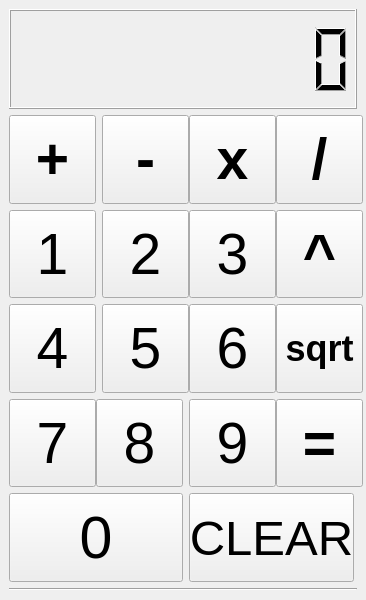
<?xml version="1.0" encoding="UTF-8"?>
<ui version="4.0">
 <class>Calculator</class>
 <widget class="QMainWindow" name="Calculator">
  <property name="geometry">
   <rect>
    <x>0</x>
    <y>0</y>
    <width>366</width>
    <height>600</height>
   </rect>
  </property>
  <property name="windowTitle">
   <string>Calculator</string>
  </property>
  <widget class="QWidget" name="centralwidget">
   <property name="sizePolicy">
    <sizepolicy hsizetype="Expanding" vsizetype="Expanding">
     <horstretch>0</horstretch>
     <verstretch>0</verstretch>
    </sizepolicy>
   </property>
   <property name="minimumSize">
    <size>
     <width>366</width>
     <height>600</height>
    </size>
   </property>
   <property name="maximumSize">
    <size>
     <width>366</width>
     <height>600</height>
    </size>
   </property>
   <layout class="QGridLayout" name="gridLayout_2">
    <item row="0" column="0">
     <layout class="QVBoxLayout" name="verticalLayout">
      <item>
       <widget class="QLCDNumber" name="lcdNumber">
        <property name="minimumSize">
         <size>
          <width>0</width>
          <height>100</height>
         </size>
        </property>
        <property name="maximumSize">
         <size>
          <width>366</width>
          <height>16777215</height>
         </size>
        </property>
        <property name="digitCount">
         <number>9</number>
        </property>
        <property name="intValue" stdset="0">
         <number>0</number>
        </property>
       </widget>
      </item>
      <item>
       <layout class="QGridLayout" name="gridLayout">
        <item row="7" column="3">
         <widget class="QPushButton" name="btn9">
          <property name="sizePolicy">
           <sizepolicy hsizetype="Minimum" vsizetype="MinimumExpanding">
            <horstretch>0</horstretch>
            <verstretch>0</verstretch>
           </sizepolicy>
          </property>
          <property name="minimumSize">
           <size>
            <width>87</width>
            <height>0</height>
           </size>
          </property>
          <property name="font">
           <font>
            <pointsize>43</pointsize>
           </font>
          </property>
          <property name="text">
           <string>9</string>
          </property>
         </widget>
        </item>
        <item row="7" column="0">
         <widget class="QPushButton" name="btn7">
          <property name="sizePolicy">
           <sizepolicy hsizetype="Minimum" vsizetype="MinimumExpanding">
            <horstretch>0</horstretch>
            <verstretch>0</verstretch>
           </sizepolicy>
          </property>
          <property name="minimumSize">
           <size>
            <width>87</width>
            <height>0</height>
           </size>
          </property>
          <property name="font">
           <font>
            <pointsize>43</pointsize>
           </font>
          </property>
          <property name="text">
           <string>7</string>
          </property>
         </widget>
        </item>
        <item row="6" column="3">
         <widget class="QPushButton" name="btn6">
          <property name="sizePolicy">
           <sizepolicy hsizetype="Minimum" vsizetype="MinimumExpanding">
            <horstretch>0</horstretch>
            <verstretch>0</verstretch>
           </sizepolicy>
          </property>
          <property name="minimumSize">
           <size>
            <width>87</width>
            <height>0</height>
           </size>
          </property>
          <property name="font">
           <font>
            <pointsize>43</pointsize>
           </font>
          </property>
          <property name="text">
           <string>6</string>
          </property>
         </widget>
        </item>
        <item row="5" column="3">
         <widget class="QPushButton" name="btn3">
          <property name="sizePolicy">
           <sizepolicy hsizetype="Minimum" vsizetype="MinimumExpanding">
            <horstretch>0</horstretch>
            <verstretch>0</verstretch>
           </sizepolicy>
          </property>
          <property name="minimumSize">
           <size>
            <width>87</width>
            <height>0</height>
           </size>
          </property>
          <property name="font">
           <font>
            <pointsize>43</pointsize>
           </font>
          </property>
          <property name="text">
           <string>3</string>
          </property>
         </widget>
        </item>
        <item row="6" column="2">
         <widget class="QPushButton" name="btn5">
          <property name="sizePolicy">
           <sizepolicy hsizetype="Minimum" vsizetype="MinimumExpanding">
            <horstretch>0</horstretch>
            <verstretch>0</verstretch>
           </sizepolicy>
          </property>
          <property name="minimumSize">
           <size>
            <width>87</width>
            <height>0</height>
           </size>
          </property>
          <property name="font">
           <font>
            <pointsize>43</pointsize>
           </font>
          </property>
          <property name="text">
           <string>5</string>
          </property>
         </widget>
        </item>
        <item row="7" column="4">
         <widget class="QPushButton" name="btnEqual">
          <property name="sizePolicy">
           <sizepolicy hsizetype="Minimum" vsizetype="MinimumExpanding">
            <horstretch>0</horstretch>
            <verstretch>0</verstretch>
           </sizepolicy>
          </property>
          <property name="minimumSize">
           <size>
            <width>87</width>
            <height>0</height>
           </size>
          </property>
          <property name="font">
           <font>
            <pointsize>43</pointsize>
            <bold>true</bold>
           </font>
          </property>
          <property name="text">
           <string>=</string>
          </property>
         </widget>
        </item>
        <item row="6" column="0" colspan="2">
         <widget class="QPushButton" name="btn4">
          <property name="sizePolicy">
           <sizepolicy hsizetype="Minimum" vsizetype="MinimumExpanding">
            <horstretch>0</horstretch>
            <verstretch>0</verstretch>
           </sizepolicy>
          </property>
          <property name="minimumSize">
           <size>
            <width>87</width>
            <height>0</height>
           </size>
          </property>
          <property name="font">
           <font>
            <pointsize>43</pointsize>
           </font>
          </property>
          <property name="text">
           <string>4</string>
          </property>
         </widget>
        </item>
        <item row="3" column="3">
         <widget class="QPushButton" name="btnMulti">
          <property name="sizePolicy">
           <sizepolicy hsizetype="Minimum" vsizetype="MinimumExpanding">
            <horstretch>0</horstretch>
            <verstretch>0</verstretch>
           </sizepolicy>
          </property>
          <property name="minimumSize">
           <size>
            <width>87</width>
            <height>0</height>
           </size>
          </property>
          <property name="font">
           <font>
            <pointsize>43</pointsize>
            <bold>true</bold>
           </font>
          </property>
          <property name="text">
           <string>x</string>
          </property>
         </widget>
        </item>
        <item row="5" column="4">
         <widget class="QPushButton" name="btnPow">
          <property name="sizePolicy">
           <sizepolicy hsizetype="Minimum" vsizetype="MinimumExpanding">
            <horstretch>0</horstretch>
            <verstretch>0</verstretch>
           </sizepolicy>
          </property>
          <property name="minimumSize">
           <size>
            <width>87</width>
            <height>0</height>
           </size>
          </property>
          <property name="font">
           <font>
            <pointsize>43</pointsize>
            <bold>true</bold>
           </font>
          </property>
          <property name="text">
           <string>^</string>
          </property>
         </widget>
        </item>
        <item row="3" column="0" colspan="2">
         <widget class="QPushButton" name="btnPlus">
          <property name="sizePolicy">
           <sizepolicy hsizetype="Minimum" vsizetype="MinimumExpanding">
            <horstretch>0</horstretch>
            <verstretch>0</verstretch>
           </sizepolicy>
          </property>
          <property name="minimumSize">
           <size>
            <width>87</width>
            <height>0</height>
           </size>
          </property>
          <property name="font">
           <font>
            <pointsize>43</pointsize>
            <bold>true</bold>
           </font>
          </property>
          <property name="text">
           <string>+</string>
          </property>
         </widget>
        </item>
        <item row="5" column="2">
         <widget class="QPushButton" name="btn2">
          <property name="sizePolicy">
           <sizepolicy hsizetype="Minimum" vsizetype="MinimumExpanding">
            <horstretch>0</horstretch>
            <verstretch>0</verstretch>
           </sizepolicy>
          </property>
          <property name="minimumSize">
           <size>
            <width>87</width>
            <height>0</height>
           </size>
          </property>
          <property name="font">
           <font>
            <pointsize>43</pointsize>
           </font>
          </property>
          <property name="text">
           <string>2</string>
          </property>
         </widget>
        </item>
        <item row="7" column="1" colspan="2">
         <widget class="QPushButton" name="btn8">
          <property name="sizePolicy">
           <sizepolicy hsizetype="Minimum" vsizetype="MinimumExpanding">
            <horstretch>0</horstretch>
            <verstretch>0</verstretch>
           </sizepolicy>
          </property>
          <property name="minimumSize">
           <size>
            <width>87</width>
            <height>0</height>
           </size>
          </property>
          <property name="font">
           <font>
            <pointsize>43</pointsize>
           </font>
          </property>
          <property name="text">
           <string>8</string>
          </property>
         </widget>
        </item>
        <item row="5" column="0" colspan="2">
         <widget class="QPushButton" name="btn1">
          <property name="sizePolicy">
           <sizepolicy hsizetype="Minimum" vsizetype="MinimumExpanding">
            <horstretch>0</horstretch>
            <verstretch>0</verstretch>
           </sizepolicy>
          </property>
          <property name="minimumSize">
           <size>
            <width>87</width>
            <height>0</height>
           </size>
          </property>
          <property name="font">
           <font>
            <pointsize>43</pointsize>
            <bold>false</bold>
           </font>
          </property>
          <property name="text">
           <string>1</string>
          </property>
         </widget>
        </item>
        <item row="3" column="2">
         <widget class="QPushButton" name="btnSubtract">
          <property name="sizePolicy">
           <sizepolicy hsizetype="Minimum" vsizetype="MinimumExpanding">
            <horstretch>0</horstretch>
            <verstretch>0</verstretch>
           </sizepolicy>
          </property>
          <property name="minimumSize">
           <size>
            <width>87</width>
            <height>0</height>
           </size>
          </property>
          <property name="font">
           <font>
            <pointsize>43</pointsize>
            <bold>true</bold>
           </font>
          </property>
          <property name="text">
           <string>-</string>
          </property>
         </widget>
        </item>
        <item row="3" column="4">
         <widget class="QPushButton" name="btnDivide">
          <property name="sizePolicy">
           <sizepolicy hsizetype="Minimum" vsizetype="MinimumExpanding">
            <horstretch>0</horstretch>
            <verstretch>0</verstretch>
           </sizepolicy>
          </property>
          <property name="minimumSize">
           <size>
            <width>87</width>
            <height>0</height>
           </size>
          </property>
          <property name="font">
           <font>
            <pointsize>43</pointsize>
            <bold>true</bold>
           </font>
          </property>
          <property name="text">
           <string>/</string>
          </property>
         </widget>
        </item>
        <item row="6" column="4">
         <widget class="QPushButton" name="btnRoot">
          <property name="sizePolicy">
           <sizepolicy hsizetype="Minimum" vsizetype="MinimumExpanding">
            <horstretch>0</horstretch>
            <verstretch>0</verstretch>
           </sizepolicy>
          </property>
          <property name="minimumSize">
           <size>
            <width>87</width>
            <height>0</height>
           </size>
          </property>
          <property name="font">
           <font>
            <pointsize>27</pointsize>
            <bold>true</bold>
           </font>
          </property>
          <property name="text">
           <string>sqrt</string>
          </property>
         </widget>
        </item>
        <item row="8" column="0">
         <widget class="QPushButton" name="btn0">
          <property name="sizePolicy">
           <sizepolicy hsizetype="Minimum" vsizetype="MinimumExpanding">
            <horstretch>0</horstretch>
            <verstretch>0</verstretch>
           </sizepolicy>
          </property>
          <property name="minimumSize">
           <size>
            <width>174</width>
            <height>0</height>
           </size>
          </property>
          <property name="font">
           <font>
            <pointsize>44</pointsize>
            <bold>false</bold>
           </font>
          </property>
          <property name="text">
           <string>0</string>
          </property>
         </widget>
        </item>
        <item row="8" column="3">
         <widget class="QPushButton" name="btnClear">
          <property name="sizePolicy">
           <sizepolicy hsizetype="Minimum" vsizetype="MinimumExpanding">
            <horstretch>0</horstretch>
            <verstretch>0</verstretch>
           </sizepolicy>
          </property>
          <property name="minimumSize">
           <size>
            <width>165</width>
            <height>0</height>
           </size>
          </property>
          <property name="font">
           <font>
            <pointsize>37</pointsize>
           </font>
          </property>
          <property name="text">
           <string>CLEAR</string>
          </property>
         </widget>
        </item>
       </layout>
      </item>
      <item>
       <widget class="Line" name="line">
        <property name="orientation">
         <enum>Qt::Horizontal</enum>
        </property>
       </widget>
      </item>
     </layout>
    </item>
   </layout>
  </widget>
 </widget>
 <resources/>
 <connections/>
</ui>
